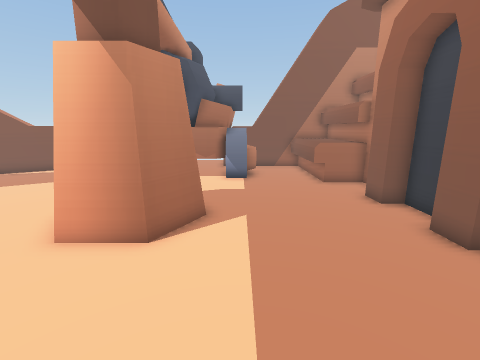
view 1 (above)

16 first-person views from a walk through a scene from a Unity 3-D project. The camera is 1.4 m above the floor, tilts 12° down and sees 90° across. The floor is counted in squares, 0.5 m on a side. Each view is taken from the middle of a square. On the plan, view 1 faces up. The plan holds only what a view shows up to about 18 squares ahead; the rest is blank. The place goes on beyond the plan. The player character is not drawn.

view 2
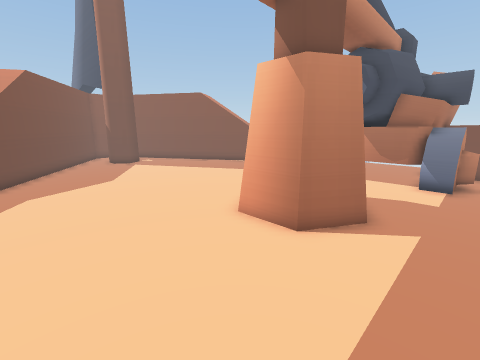

view 3
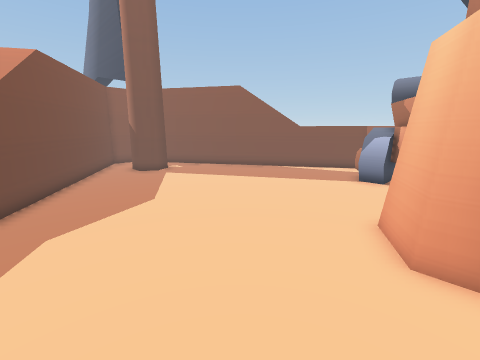

view 4
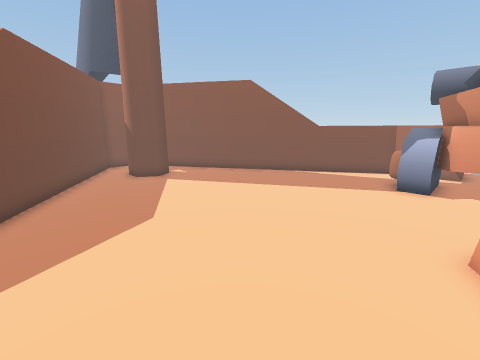

view 5
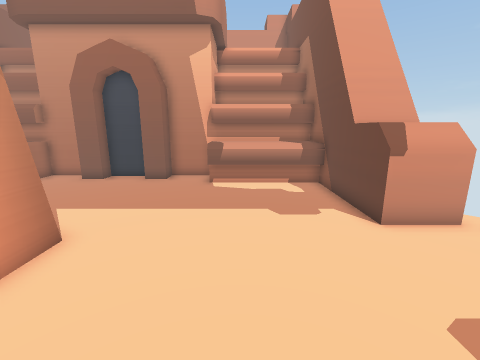

view 6
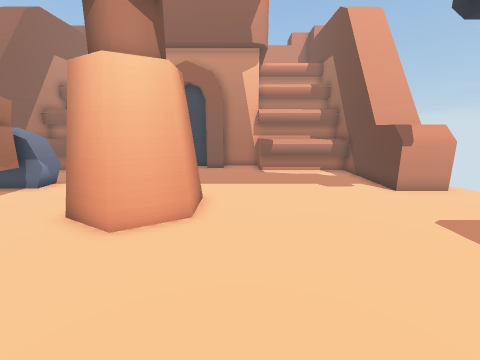

view 7
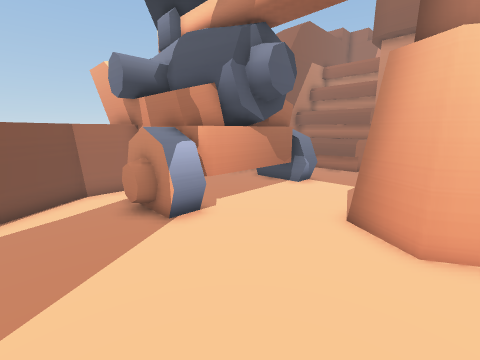

view 8
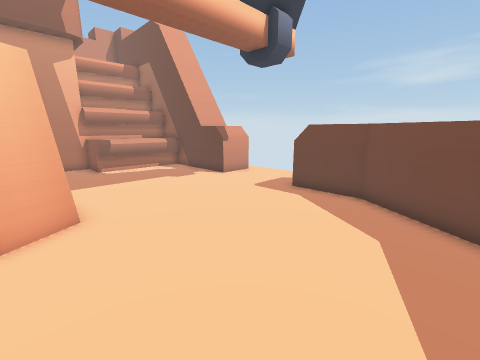

view 9
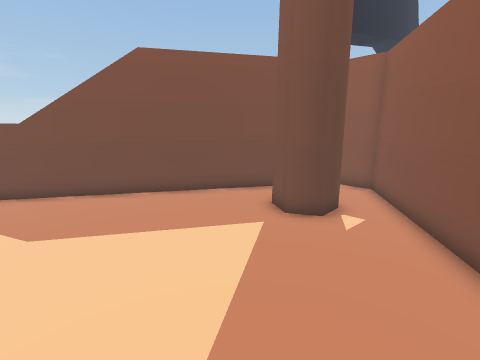

view 10
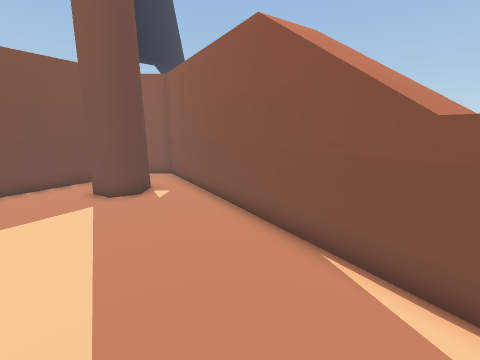

view 11
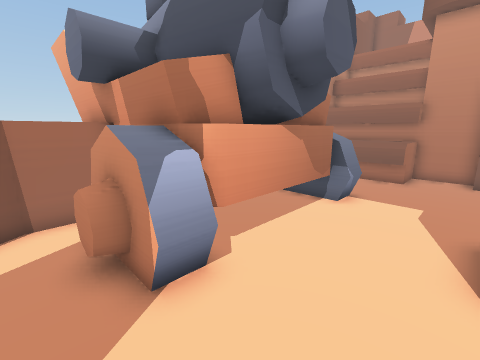

view 12
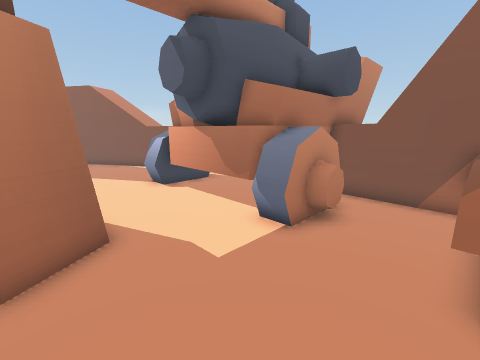

view 13
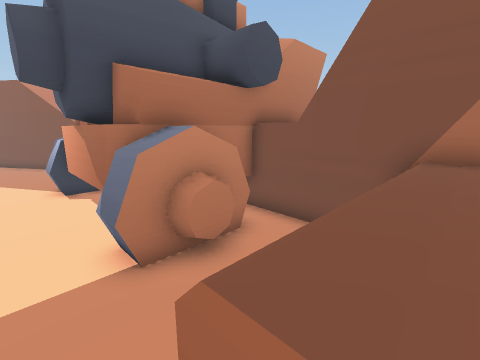

view 14
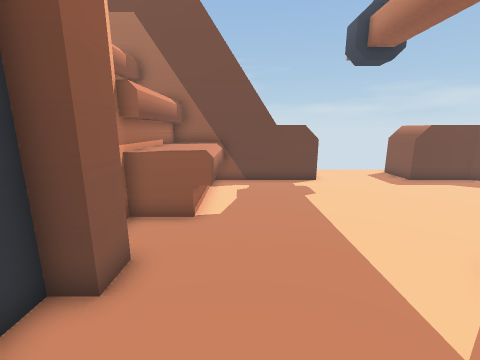

view 15
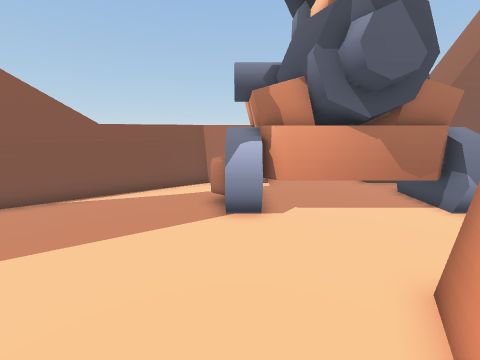

view 16
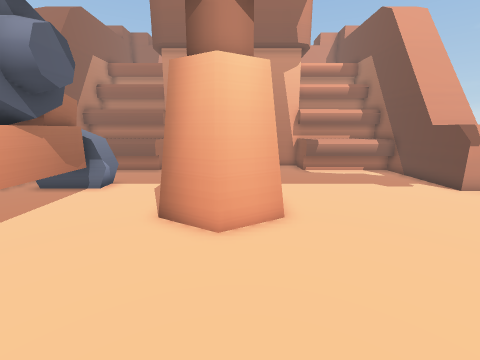

### Floor plan
Key: @ floor where view 1 was taken; # wall or solid block; . floor; = window, fence, low wall or low ledge; ^ raised ledge; O other object.
Columns run from 25 left of view 1 to 7 right of it. Each row starts with its distance up from view 1.
 20                   O    OO
 19                ^^^OO   OO^######
 18               ^^. OO   OO#  #^^#
 17            ^^^...OOO  OOOO...^^#
 16           ##....OOOOO OOOOO..^^#
 15          ##.....OOOOOOOOOOO..^^##
 14        ###......OOOOOOOOOOO..^^##
 13       ##.........O.......O...^^=#
 12     ###.........................#
 11   ###...........................#
 10  ##..................==.......###
  9 ##..##..............####......##
  8 #.. ##..............#  #.......#
  7 #.. ##..............#  #.......#
  6 ##..................####.......#
  5  ###...........................##
  4    ##...........................#
  3     ###........................=#
  2       ##.....................^^##
  1        ###...................^^##
  0          ###.............@...^^#
 -1            #^................^^#
 -2             ^^...............^^#
 -3               ^^^^^.....^^^###^#
 -4                   ^.....^ ^
 -5                   ^.....^ ^
 -6                   ....... #

Positions as (right, up) in squares from view 1, and headings:
1: (0, 0), facing up
2: (1, 0), facing up-left
3: (-4, 0), facing up-left
4: (-6, 1), facing up-left
5: (-8, 1), facing right
6: (-12, 4), facing right
7: (-12, 7), facing up-right
8: (-13, 7), facing down-right
9: (-13, 12), facing down-left
10: (-10, 13), facing left
11: (-10, 10), facing up-right
12: (4, 8), facing up-left
13: (5, 12), facing up-left
14: (3, 10), facing down
15: (-8, 6), facing up
16: (-12, 7), facing right
